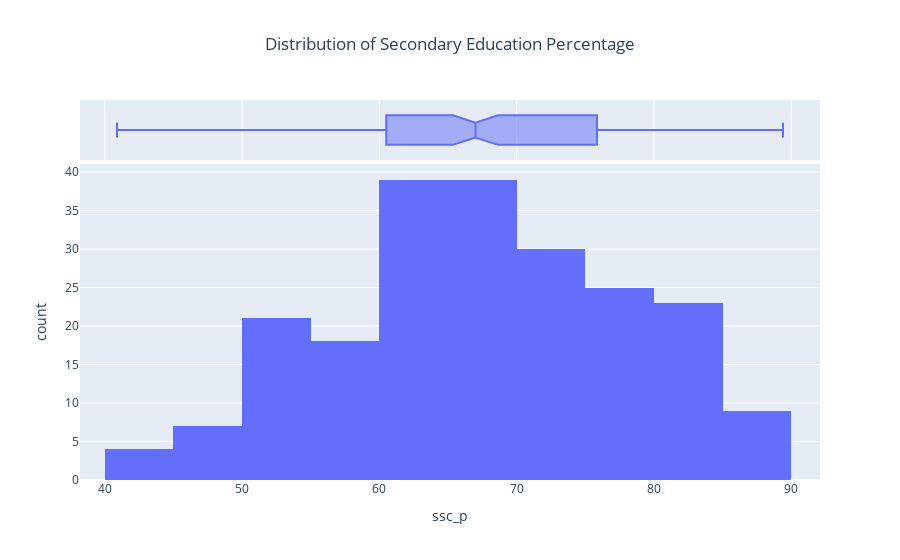

Source (notebook cell):
### Code cell
fig = px.histogram(df,x='ssc_p', histfunc='count', marginal='box', title='Distribution of Secondary Education Percentage')
fig.update_layout(title_x=0.5)
fig.show()

### Figure 1 — Plotly figure (JSON) as saved in the notebook; plotly's stock layout.template omitted (floating-point values rounded to 4 significant figures; data arrays with more than 128 entries replaced by an {"elided": "..."} marker saying what was removed)
{"data": [{"alignmentgroup": "True", "bingroup": "x", "histfunc": "count", "hovertemplate": "ssc_p=%{x}<br>count=%{y}<extra></extra>", "legendgroup": "", "marker": {"color": "#636efa", "pattern": {"shape": ""}}, "name": "", "offsetgroup": "", "orientation": "v", "showlegend": false, "type": "histogram", "x": {"elided": "215 float values"}, "xaxis": "x", "yaxis": "y"}, {"alignmentgroup": "True", "hovertemplate": "ssc_p=%{x}<extra></extra>", "legendgroup": "", "marker": {"color": "#636efa"}, "name": "", "notched": true, "offsetgroup": "", "showlegend": false, "type": "box", "x": {"elided": "215 float values"}, "xaxis": "x2", "yaxis": "y2"}], "layout": {"barmode": "relative", "legend": {"tracegroupgap": 0}, "title": {"text": "Distribution of Secondary Education Percentage", "x": 0.5}, "xaxis": {"anchor": "y", "domain": [0, 1], "title": {"text": "ssc_p"}}, "xaxis2": {"anchor": "y2", "domain": [0, 1], "matches": "x", "showgrid": true, "showticklabels": false}, "yaxis": {"anchor": "x", "domain": [0, 0.8316], "title": {"text": "count"}}, "yaxis2": {"anchor": "x2", "domain": [0.8416, 1], "matches": "y2", "showgrid": false, "showline": false, "showticklabels": false, "ticks": ""}}}
